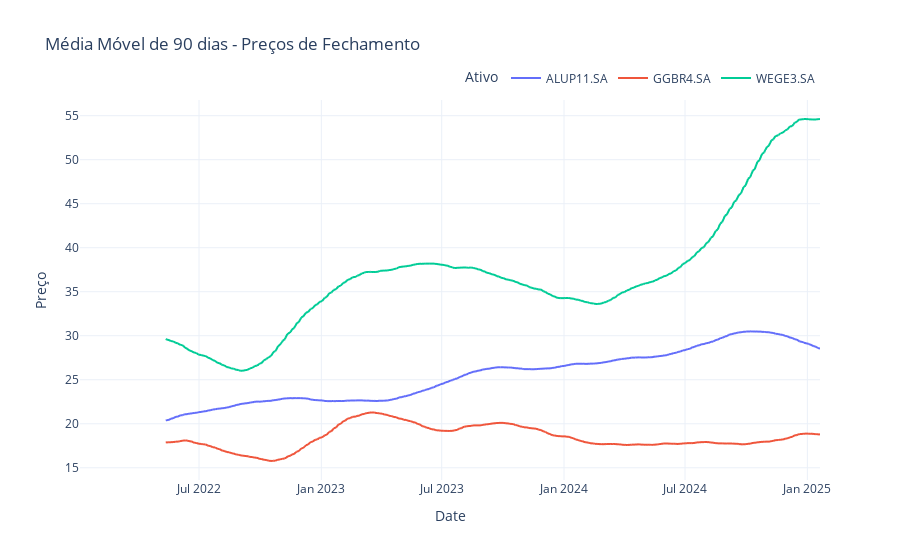
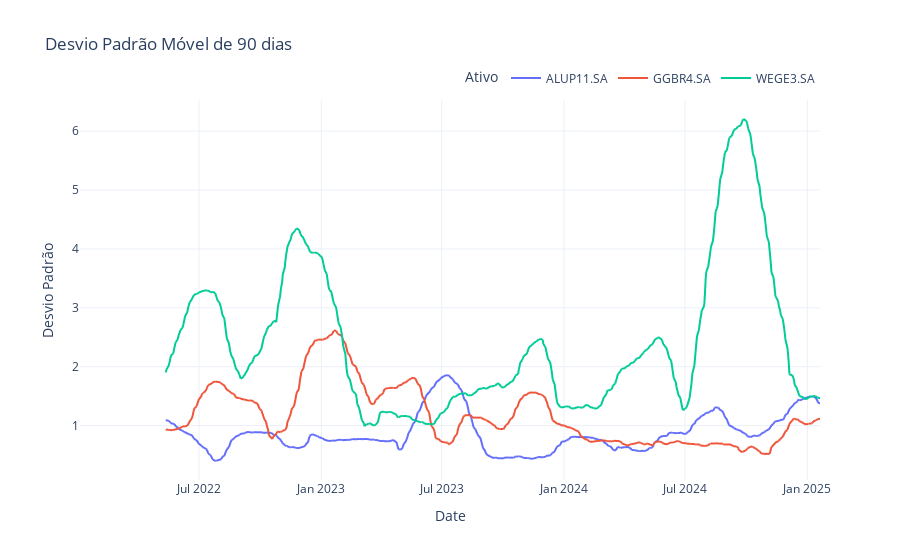

Notebook code for these charts, in order:
### Markdown cell above
#### 2. Média móvel

1. Faça uma média móvel  em 90 dias dos valores de fechamento ajustados dos ativos que você escolheu
2. Utilizando a fução ```rolling()```, calcule o desvio pardão desses ativos ao longo do tempo, utilizando a mesma janela móvel do item acima
2. Monte um gráfico de linhas para as médias móveis dos ativos da sua base
4. Monte um gráfico de linhas para os desvios padrão em janela móvel
5. Compare os dois gráficos que você fez com o da tarefa anterior. Veja se eles apontam conclusões semelhantes quanto aos períodos de maior volatilidade (variação) dos ativos.

### Code cell
# Selecionar apenas os preços de fechamento
close_prices = dados.xs('Close', level='Price', axis=1)

# Calcular média móvel de 90 dias
ma_90 = close_prices.rolling(window=90).mean()

# Calcular desvio padrão móvel de 90 dias
std_90 = close_prices.rolling(window=90).std()

# Preparar dados para plotly express (precisa estar no formato "long"/"vertical")
ma_90_long = ma_90.reset_index().melt(id_vars='Date', var_name='Ativo', value_name='Preço')
std_90_long = std_90.reset_index().melt(id_vars='Date', var_name='Ativo', value_name='Desvio Padrão')

# Gráfico das médias móveis
fig_ma = px.line(ma_90_long, 
                 x='Date', 
                 y='Preço',
                 color='Ativo',
                 title='Média Móvel de 90 dias - Preços de Fechamento')

fig_ma.update_layout(
    template='plotly_white',
    legend=dict(
        orientation="h",
        yanchor="bottom",
        y=1.02,
        xanchor="right",
        x=1
    )
)

fig_ma.show()

# Gráfico dos desvios padrão
fig_std = px.line(std_90_long, 
                  x='Date', 
                  y='Desvio Padrão',
                  color='Ativo',
                  title='Desvio Padrão Móvel de 90 dias')

fig_std.update_layout(
    template='plotly_white',
    legend=dict(
        orientation="h",
        yanchor="bottom",
        y=1.02,
        xanchor="right",
        x=1
    )
)

fig_std.show()

# Imprimir estatísticas

print("\nEstatísticas do Desvio Padrão:")
print(std_90.describe())

### Figure 1 — Plotly figure (JSON) as saved in the notebook; plotly's stock layout.template omitted (floating-point values rounded to 4 significant figures; data arrays with more than 128 entries replaced by an {"elided": "..."} marker saying what was removed)
{"data": [{"hovertemplate": "Ativo=ALUP11.SA<br>Date=%{x}<br>Preço=%{y}<extra></extra>", "legendgroup": "ALUP11.SA", "line": {"color": "#636efa", "dash": "solid"}, "marker": {"symbol": "circle"}, "mode": "lines", "name": "ALUP11.SA", "showlegend": true, "type": "scattergl", "x": {"elided": "762 str values"}, "xaxis": "x", "y": {"elided": "762 float values"}, "yaxis": "y"}, {"hovertemplate": "Ativo=GGBR4.SA<br>Date=%{x}<br>Preço=%{y}<extra></extra>", "legendgroup": "GGBR4.SA", "line": {"color": "#EF553B", "dash": "solid"}, "marker": {"symbol": "circle"}, "mode": "lines", "name": "GGBR4.SA", "showlegend": true, "type": "scattergl", "x": {"elided": "762 str values"}, "xaxis": "x", "y": {"elided": "762 float values"}, "yaxis": "y"}, {"hovertemplate": "Ativo=WEGE3.SA<br>Date=%{x}<br>Preço=%{y}<extra></extra>", "legendgroup": "WEGE3.SA", "line": {"color": "#00cc96", "dash": "solid"}, "marker": {"symbol": "circle"}, "mode": "lines", "name": "WEGE3.SA", "showlegend": true, "type": "scattergl", "x": {"elided": "762 str values"}, "xaxis": "x", "y": {"elided": "762 float values"}, "yaxis": "y"}], "layout": {"legend": {"orientation": "h", "title": {"text": "Ativo"}, "tracegroupgap": 0, "x": 1, "xanchor": "right", "y": 1.02, "yanchor": "bottom"}, "title": {"text": "Média Móvel de 90 dias - Preços de Fechamento"}, "xaxis": {"anchor": "y", "domain": [0, 1], "title": {"text": "Date"}}, "yaxis": {"anchor": "x", "domain": [0, 1], "title": {"text": "Preço"}}}}

### Figure 2 — Plotly figure (JSON) as saved in the notebook; plotly's stock layout.template omitted (floating-point values rounded to 4 significant figures; data arrays with more than 128 entries replaced by an {"elided": "..."} marker saying what was removed)
{"data": [{"hovertemplate": "Ativo=ALUP11.SA<br>Date=%{x}<br>Desvio Padrão=%{y}<extra></extra>", "legendgroup": "ALUP11.SA", "line": {"color": "#636efa", "dash": "solid"}, "marker": {"symbol": "circle"}, "mode": "lines", "name": "ALUP11.SA", "showlegend": true, "type": "scattergl", "x": {"elided": "762 str values"}, "xaxis": "x", "y": {"elided": "762 float values"}, "yaxis": "y"}, {"hovertemplate": "Ativo=GGBR4.SA<br>Date=%{x}<br>Desvio Padrão=%{y}<extra></extra>", "legendgroup": "GGBR4.SA", "line": {"color": "#EF553B", "dash": "solid"}, "marker": {"symbol": "circle"}, "mode": "lines", "name": "GGBR4.SA", "showlegend": true, "type": "scattergl", "x": {"elided": "762 str values"}, "xaxis": "x", "y": {"elided": "762 float values"}, "yaxis": "y"}, {"hovertemplate": "Ativo=WEGE3.SA<br>Date=%{x}<br>Desvio Padrão=%{y}<extra></extra>", "legendgroup": "WEGE3.SA", "line": {"color": "#00cc96", "dash": "solid"}, "marker": {"symbol": "circle"}, "mode": "lines", "name": "WEGE3.SA", "showlegend": true, "type": "scattergl", "x": {"elided": "762 str values"}, "xaxis": "x", "y": {"elided": "762 float values"}, "yaxis": "y"}], "layout": {"legend": {"orientation": "h", "title": {"text": "Ativo"}, "tracegroupgap": 0, "x": 1, "xanchor": "right", "y": 1.02, "yanchor": "bottom"}, "title": {"text": "Desvio Padrão Móvel de 90 dias"}, "xaxis": {"anchor": "y", "domain": [0, 1], "title": {"text": "Date"}}, "yaxis": {"anchor": "x", "domain": [0, 1], "title": {"text": "Desvio Padrão"}}}}
